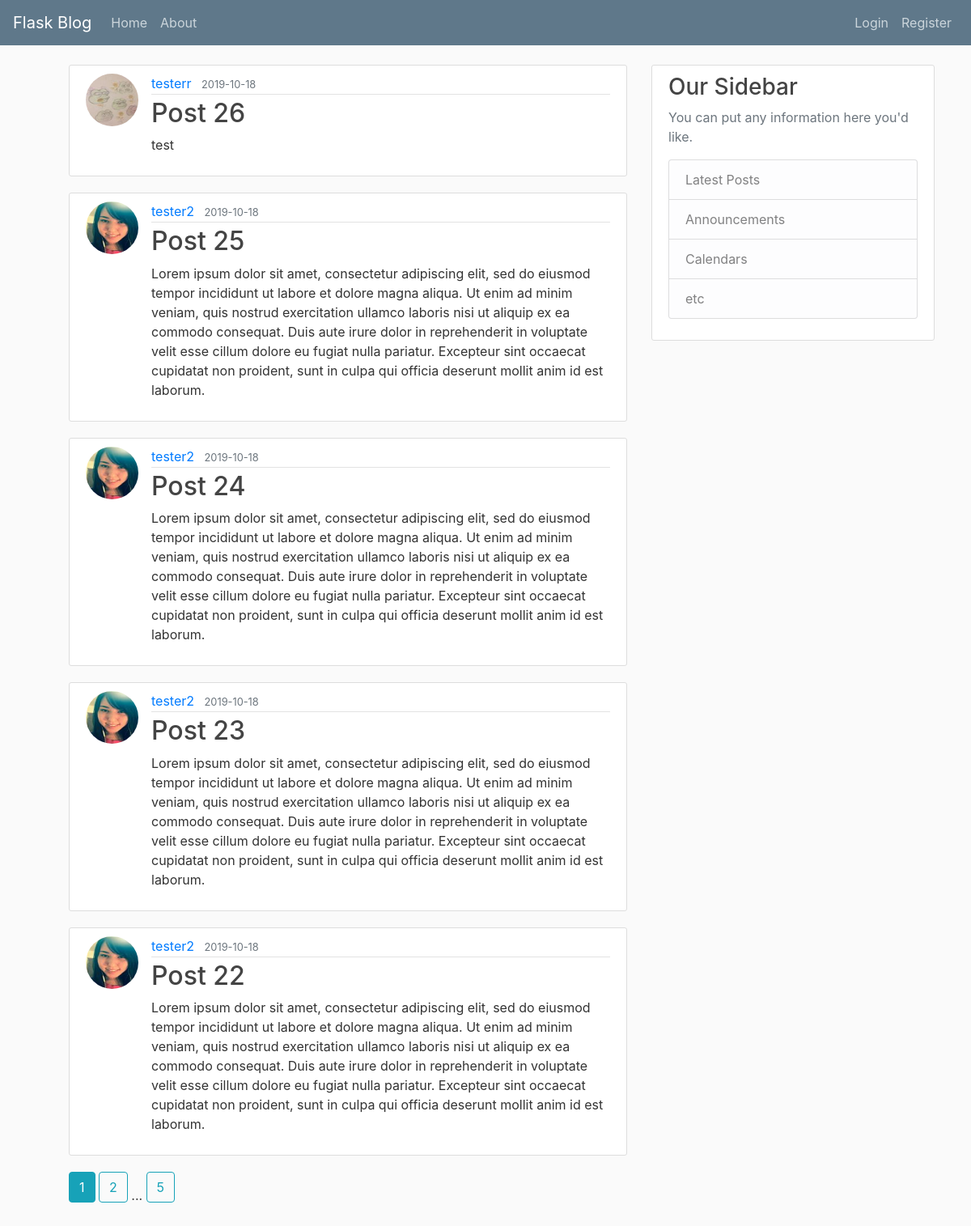
The page /home on the database its author committed.
### flaskblog/models.py (models this page shows, shortened)
class Post(db.Model):
    id = db.Column(db.Integer, primary_key=True)
    title = db.Column(db.String(100), nullable=False)
    date_posted = db.Column(db.DateTime, nullable=False, default=datetime.utcnow)
    content = db.Column(db.Text, nullable=False)
    user_id = db.Column(db.Integer, db.ForeignKey('user.id'), nullable=True)

class User(db.Model, UserMixin):
    id = db.Column(db.Integer, primary_key=True)
    username = db.Column(db.String(20), unique=True, nullable=False)
    email = db.Column(db.String(120), unique=True, nullable=False)
    image_file = db.Column(db.String(20), nullable=False, default='default.png')
    password = db.Column(db.String(60), nullable=False)
    posts = db.relationship('Post', backref='author', lazy=True)

### flaskblog/main/routes.py (the view)
@main.route('/')
@main.route('/home')
def home():
    page = request.args.get('page', 1, type=int)
    posts = Post.query.order_by(Post.date_posted.desc()).paginate(page=page, per_page=5)
    return render_template('home.html', posts=posts)

### flaskblog/templates/home.html
{% extends 'layout.html' %}
{% block content %}
    <ul>
        {% for post in posts.items %}
            <li style="list-style:none;">
                <article class="media content-section">
                    <img src="{{url_for('static', filename='profile_pics/' + post.author.image_file)}}" class="rounded-circle article-img">
                  <div class="media-body">
                    <div class="article-metadata">
                      <a class="mr-2" href="{{url_for('users.user_posts', username=post.author.username)}}">{{ post.author.username }}</a>
                      <small class="text-muted">{{ post.date_posted.strftime('%Y-%m-%d') }}</small>
                    </div>
                    <h2><a class="article-title" href="{{url_for('posts.post', post_id=post.id)}}">{{ post.title }}</a></h2>
                    <p class="article-content">{{ post.content }}</p>
                  </div>
                </article>
            </li>
        {% endfor %}
        {% for page_num in posts.iter_pages(left_edge=1, right_edge=1, left_current=1, right_current=2) %}
            {% if page_num %}
                {% if posts.page == page_num %}
                    <a class="btn btn-info mb-4" href="{{url_for('main.home', page=page_num)}}">{{page_num}}</a>
                {% else %}
                    <a class="btn btn-outline-info mb-4" href="{{url_for('main.home', page=page_num)}}">{{page_num}}</a>
                {% endif %}
            {% else %}
                ...
            {% endif %}
        {% endfor %}
    </ul>
{% endblock content %}

### flaskblog/static/main.css (style rules this page uses)
body { background: #fafafa; color: #333333; margin-top: 5rem; }
h1, h2, h3, h4, h5, h6 { color: #444444; }
.content-section { background: #ffffff; padding: 10px 20px; border: 1px solid #dddddd; border-radius: 3px; margin-bottom: 20px; }
.article-title { color: #444444; }
.article-content { white-space: pre-line; }
.article-img { height: 65px; width: 65px; margin-right: 16px; }
.article-metadata { padding-bottom: 1px; margin-bottom: 4px; border-bottom: 1px solid #e3e3e3 }

### rows shown on the page
Post: image_file (picture), author.username "testerr", date_posted "2019-10-18", title "Post 26", content "test"
Post: image_file (picture), author.username "tester2", date_posted "2019-10-18", title "Post 25", content "Lorem ipsum dolor sit amet, consectetur adipiscing elit, sed do eiusmod tempor incididunt ut labore et dolore magna aliqua. Ut enim ad minim veniam, quis nostrud exercitation ullamco laboris nisi ut aliquip ex ea commodo consequat. Duis aute irure dolor in reprehenderit in voluptate velit esse cillum dolore eu fugiat nulla pariatur. Excepteur sint occaecat cupidatat non proident, sunt in culpa qui officia deserunt mollit anim id est laborum."
Post: image_file (picture), author.username "tester2", date_posted "2019-10-18", title "Post 24", content "Lorem ipsum dolor sit amet, consectetur adipiscing elit, sed do eiusmod tempor incididunt ut labore et dolore magna aliqua. Ut enim ad minim veniam, quis nostrud exercitation ullamco laboris nisi ut aliquip ex ea commodo consequat. Duis aute irure dolor in reprehenderit in voluptate velit esse cillum dolore eu fugiat nulla pariatur. Excepteur sint occaecat cupidatat non proident, sunt in culpa qui officia deserunt mollit anim id est laborum."
Post: image_file (picture), author.username "tester2", date_posted "2019-10-18", title "Post 23", content "Lorem ipsum dolor sit amet, consectetur adipiscing elit, sed do eiusmod tempor incididunt ut labore et dolore magna aliqua. Ut enim ad minim veniam, quis nostrud exercitation ullamco laboris nisi ut aliquip ex ea commodo consequat. Duis aute irure dolor in reprehenderit in voluptate velit esse cillum dolore eu fugiat nulla pariatur. Excepteur sint occaecat cupidatat non proident, sunt in culpa qui officia deserunt mollit anim id est laborum."
Post: image_file (picture), author.username "tester2", date_posted "2019-10-18", title "Post 22", content "Lorem ipsum dolor sit amet, consectetur adipiscing elit, sed do eiusmod tempor incididunt ut labore et dolore magna aliqua. Ut enim ad minim veniam, quis nostrud exercitation ullamco laboris nisi ut aliquip ex ea commodo consequat. Duis aute irure dolor in reprehenderit in voluptate velit esse cillum dolore eu fugiat nulla pariatur. Excepteur sint occaecat cupidatat non proident, sunt in culpa qui officia deserunt mollit anim id est laborum."

### other values the page prints
{{ page_num }} "1"
{{ page_num }} "2" "5"
